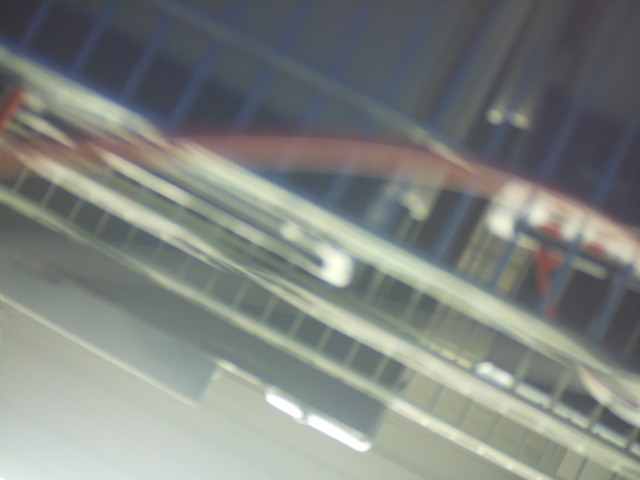
#> input picture Images/Image0.jpg, 640 x 480 px; its folder holds only this picture in this run
$ python -i pycamera_helpers.py   (imports and definitions only)   (older library calls are emulated)
#> lines starting #> are read from the running program, lines starting #| are printed output that depends on the picture; after the words box and inside, x2 and y2 are one past the last pixel; in counts of white or black regions, pixels touching at a corner belong together
import cv2
import numpy as np
import glob
from pathlib import Path
import base64
import json
import encode
import struct
import os
import math
import re

### Below are the functions for image modifying and changing ###

def pick_best_image(img_path):
#> called with img_path = 'Images/Image0.jpg'
    cv_img = cv2.imread(img_path)
#> cv_img is the input picture: shape (480, 640, 3); mean B, G, R 127.5, 131.7, 126.8

    if cv_img is None:
        raise ValueError(f"Could not read image: {img_path}")

    # Downscale massively for speed
    cv_img = cv2.resize(cv_img, (160, 120))   # 160x120 = 0.2% of original pixels
#> cv_img: shape (120, 160, 3)
    gray = cv2.cvtColor(cv_img, cv2.COLOR_BGR2GRAY)
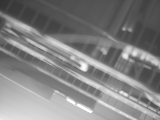
#> gray: shape (120, 160); min 50, max 255, mean 129.9

    score = horizon_focus_score(gray)
#> in horizon_focus_score, `s = sharpness(image)`: s = 344.8
    print(f"{img_path}: {score:.2f}")

    return score


def sharpness(image):
    #gray = cv2.cvtColor(image, cv2.COLOR_BGR2GRAY)
    return cv2.Laplacian(image, cv2.CV_64F).var()

def horizon_strength(image):
    #gray = cv2.cvtColor(image, cv2.COLOR_BGR2GRAY)
    gray = image
    edges = cv2.Canny(gray, 50, 150)
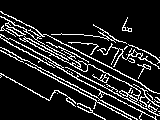
#> edges: shape (120, 160); 13.7% white in thin lines or dots

    # Use Sobel to find gradients
    sobelx = cv2.Sobel(gray, cv2.CV_64F, 1, 0, ksize=3)
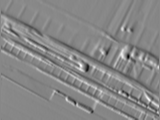
#> sobelx: shape (120, 160) float64; min -385, max 340, mean -1.5; drawn with min black and max white
    sobely = cv2.Sobel(gray, cv2.CV_64F, 0, 1, ksize=3)
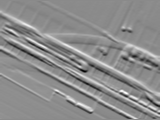
#> sobely: shape (120, 160) float64; min -446, max 376, mean 7.7; drawn with min black and max white

    # Magnitude of horizontal edges (change along y-axis)
    horizontal_strength = np.mean(np.abs(sobely))
#> horizontal_strength = 50.02
    vertical_strength = np.mean(np.abs(sobelx))
#> vertical_strength = 30.94

    # Horizon lines → stronger horizontal edges than vertical ones
    if vertical_strength == 0:
        return 0
    return horizontal_strength / (vertical_strength + 1e-6)

def horizon_focus_score(image):
    s = sharpness(image)
    h = horizon_strength(image)
#> h = 1.62
    return s * h

# Need a way to know what the file number is
# [143 lines left out: functions split_image_to_chunks, decode_cap, send_ack, create_transmit_doc_all, create_transmit_doc_partial, dap_packet_chunk, not called in this run]

>>> result = pick_best_image('Images/Image0.jpg')
#> in pick_best_image, `score = horizon_focus_score(gray)`: score = 557.5
#| Images/Image0.jpg: 557.51
#> result = 557.5

$ run again, on Images/image.jpg
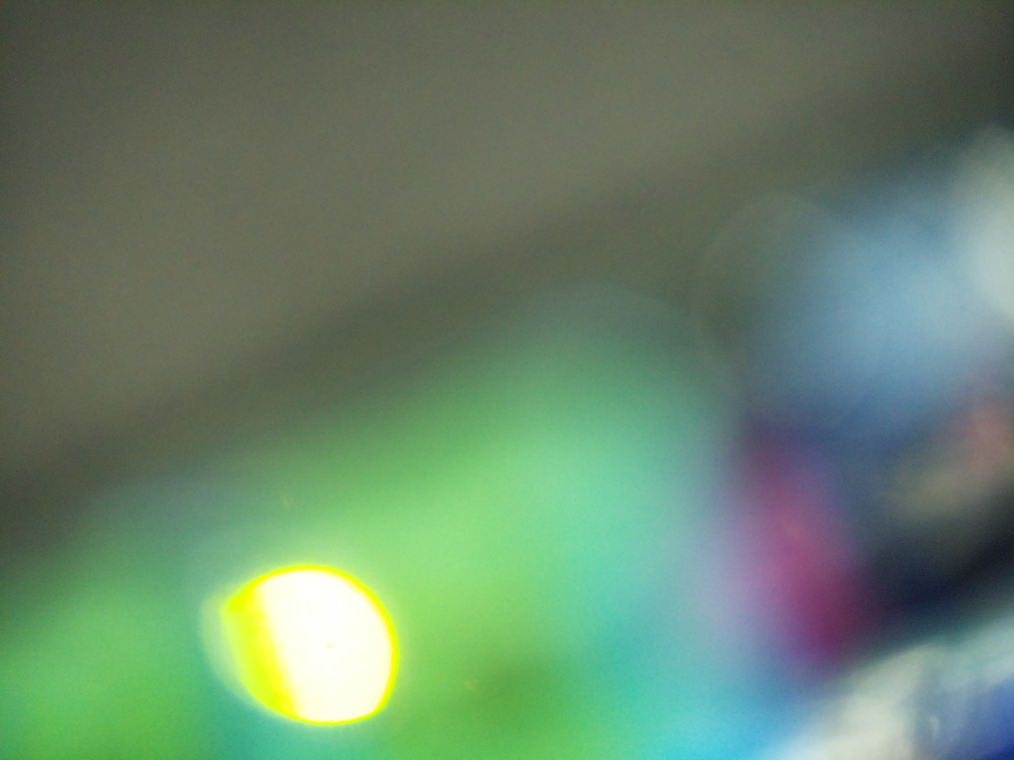
#> input picture Images/image.jpg, 4056 x 3040 px (shown at 1/4 size)
#> in pick_best_image, cv_img is the input picture: shape (3040, 4056, 3); mean B, G, R 108.4, 133, 104.5
#> cv_img: shape (120, 160, 3)
#> s = 95.21
#> in horizon_strength, `edges = cv2.Canny(gray, 50, 150)`:
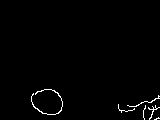
#> edges: shape (120, 160); 1.2% white in thin lines or dots, all inside (x1, y1, x2, y2) = (31, 89, 160, 120)
#> in horizon_strength, `sobely = cv2.Sobel(gray, cv2.CV_64F, 0, 1, ksize=3)`:
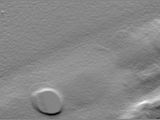
#> sobely: shape (120, 160) float64; min -275, max 251, mean 4.2; drawn with min black and max white
#> horizontal_strength = 16.76
#> vertical_strength = 13.19
#> h = 1.27
#> score = 121
#| Images/image.jpg: 121.00
